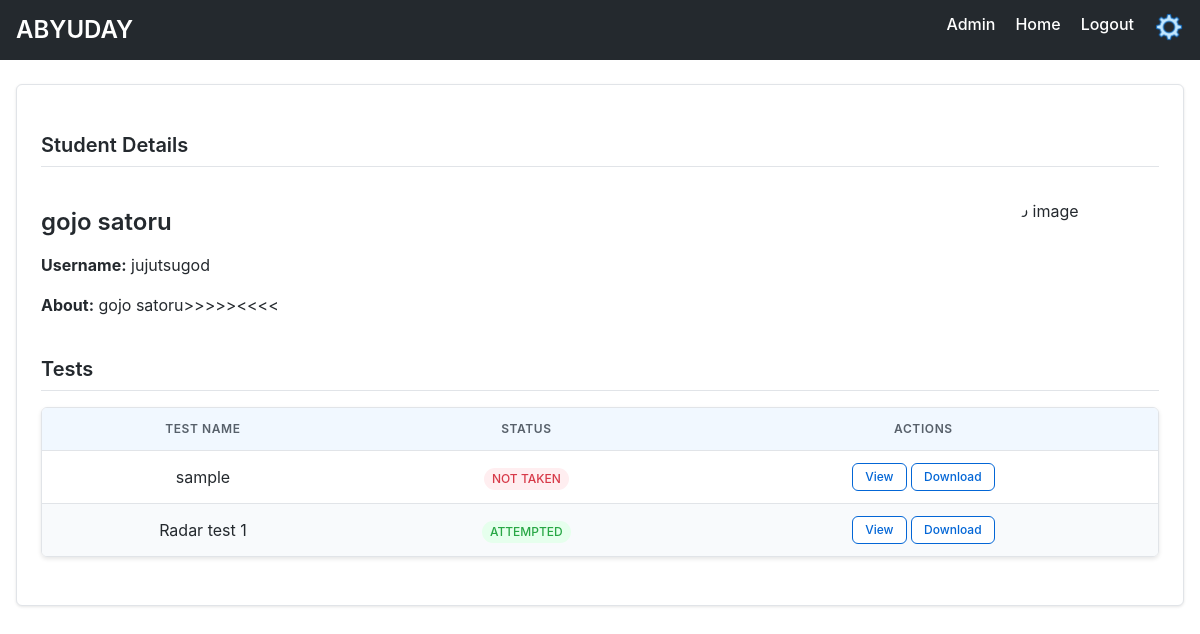
Before: /students/2/ (signed in) with the older database file.
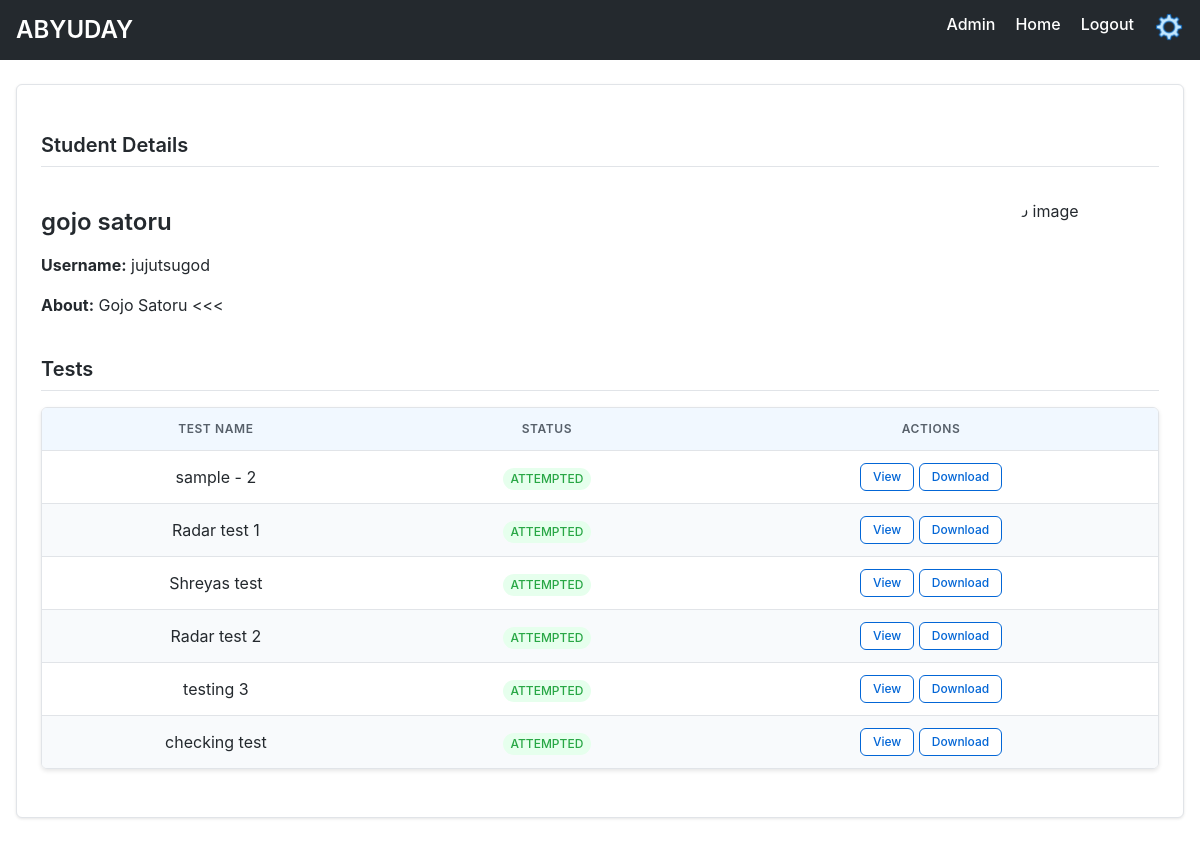
After: the same page with the newer database file.
### firstapp/models.py (models this page shows, shortened)
class Students(models.Model):
    name = models.OneToOneField(User, on_delete=models.CASCADE, limit_choices_to={'groups__name': 'Students'})
    teacher = models.ForeignKey(Teacher, related_name='students',on_delete=models.CASCADE)
    description = models.TextField(blank=True)
    display_profile = models.ImageField(upload_to='profile_pics',blank=True)
    added_at= models.DateTimeField(auto_now_add=True)

class Test(models.Model):
    teacher = models.ForeignKey(Teacher, related_name='tests', on_delete=models.CASCADE)
    test_data=models.JSONField()
    display_name = models.CharField(max_length=100)
    test_name=models.CharField(max_length=100)
    test_total_marks=models.PositiveBigIntegerField()
    file_path=models.CharField(max_length=1000)
    start_time=models.DateTimeField()
    end_time=models.DateTimeField()

### firstapp/views.py (the view)
# urls.py: path('students/<int:pk>/',views.studentdetail.as_view(),name='detail-student'),
class studentdetail(LoginRequiredMixin,DetailView):
    model=Students
    def get_context_data(self, **kwargs: Any) -> dict[str, Any]:
        context=super().get_context_data(**kwargs)
        student=self.get_object()
        tests=TestAttempt.objects.filter(student=student)
        attempted_tests = [attempt.test.id for attempt in tests]
        context["attempted_tests"]=attempted_tests
        return context

### firstapp/templatetags/firstapp_extras.py (called while the page is built)
@register.filter(is_safe=True)
def student_test_attempt_status(value,arg):
    correct_attempt=Students.objects.filter(
        test_history__test=arg,
        test_history__attempt_start__lte=arg.end_time
    )
    correct_attempt_names=[i.name.username for i in correct_attempt]
    if value.name.username in correct_attempt_names:
        return "Accepted"
    return "Late"

@register.filter(is_safe=True)
def get_teacher_id(value, arg=None):
    if arg is None:
        user=User.objects.get(pk=value)
        return Teacher.objects.get(name = user).id

### firstapp/templates/firstapp/students_detail.html (shortened to what this page needs)
{% extends "firstapp/base.html" %}
{% load firstapp_extras %}
{% load static %}
{% block style_block %}
<link rel="stylesheet" href="{% static 'firstapp/student_detail.css' %}">
{% endblock %}
{% block body_block %}
<div class="content-container">
    <h1 class="section-title">Student Details</h1>
    <div class="student-info" style="display: flex;justify-content: space-between;">
        <span>
            <h2>{{ students.name.first_name }} {{ students.name.last_name }}</h2>
            <p><strong>Username:</strong> {{ students.name.username }}</p>
            <p><strong>About:</strong> {{ students.description }}</p>
        </span>
        <span class="profile-pic-container">
            {% if students.display_profile %}
                <div class="profile-pic" style="background-image: url('{{ students.display_profile.url }}')"></div>
            {% else %}
                <p>no image</p>
            {% endif %}
        </span>
    </div>
    <div class="tests-container">
        <h2 class="section-title">Tests</h2>
        <table>
            <thead>
                <tr>
                    <th>Test Name</th>
                    <th>Status</th>
                    <th>Actions</th>
                </tr>
            </thead>
            <tbody>
                {% for test in students.teacher.tests.all %}
                <tr>
                    <td>{{ test.display_name }}</td>
                    <td>
                        {% if test.id in attempted_tests %}
                            {% if students|student_test_attempt_status:test == 'Accepted' %}
                                <span class="status-badge status-active">Attempted</span>
                            {% else %}
                                <span class="status-badge status-inactive">Not Taken</span>
                            {% endif %}
                        {% else %}
                            {%if  test.end_time|compare_timezone|compareTwo:'greater' %}
                                <span id="test-status-{{ test.id }}" class="status-badge status-active">Active</span>
                            {%else%}
                                <span class="status-badge status-inactive">Not Taken</span>
                            {% endif %}
                        {% endif %}
                    </td>
                    <td>
                        {% if test.id in attempted_tests %}
                            <a href="{% url 'firstapp:preview-test' id=test.id  stud_id=students.id %}" class="button button-outline button-small">View</a>
                            <a href="{% url 'firstapp:download-file' test.file_path %}" class="button button-outline button-small">Download</a>
                        {% endif %}
                    </td>
                </tr>
                {% endfor %}
            </tbody>
        </table>
    </div>
</div>
{% endblock %}

### firstapp/templates/firstapp/base.html (shortened to what this page needs)
<!DOCTYPE html>
{%load firstapp_extras%}
{% load static %}
<html lang="en">
  <head>
    <link
      rel="stylesheet"
      href="https://cdnjs.cloudflare.com/ajax/libs/font-awesome/6.0.0-beta3/css/all.min.css"
    />
    <link rel="stylesheet" href="{%static 'firstapp/base.css' %}">
    {% block style_block %}{% endblock %}
  </head>
  <body>
    <nav class="navbar">
      <div class="container navbar-content">
        <a href="/" class="brand">ABYUDAY</a>
        <ul class="nav-links">
          <li><a href="{% url 'admin:index' %}">Admin</a></li>
          <li><a href="/">Home</a></li>
          {% if user.is_authenticated %}
          <li><a href="{% url 'firstapp:logout' %}">Logout</a></li>
          {% if perms.firstapp.add_students %}
          <li><a href="{% url 'firstapp:update-teacher' pk=user.id|get_teacher_id %}"><img src="{% static 'firstapp/images/cogwheel.png'%} " width="30px" height="30px" alt="img"></a></li>
          {%endif%}
          {%endif%}
        </ul>
      </div>
    </nav>
    <div class="container">
      <div class="body_block">{% block body_block %} {% endblock %}</div>
    </div>
  </body>
</html>

### firstapp/static/firstapp/base.css (style rules this page uses)
:root { --color-bg: #ffffff; --color-text: #24292e; --color-gray: #6a737d; --color-border: #e1e4e8; --color-link: #0366d6; --color-btn: #2ea44f; --color-btn-hover: #22863a; --color-header-bg: #24292e; --color-header-text: #ffffff; --color-table-header: #f6f8fa; --color-table-row-even: #f8f9fa; --color-table-row-hover: #f1f8ff; }
body { font-family: -apple-system, BlinkMacSystemFont, "Segoe UI", "Noto Sans", Helvetica, Arial, sans-serif; line-height: 1.5; color: var(--color-text); background-color: var(--color-bg); margin: 0; padding: 0; }
.container { max-width: 1200px; margin: 0 auto; padding: 0 16px; }
.navbar { background-color: var(--color-header-bg); padding: 12px 0; }
.navbar-content { display: flex; justify-content: space-between; align-items: center; }
.brand { font-size: 24px; font-weight: 600; color: var(--color-header-text); text-decoration: none; }
.nav-links { list-style-type: none; padding: 0; margin: 0; display: flex; }
.nav-links li { margin-left: 20px; }
.nav-links li a { color: var(--color-header-text); text-decoration: none; font-weight: 500; transition: color 0.3s ease; }
.body_block { padding: 24px 0; }
h1, h2, h3 { margin-top: 24px; margin-bottom: 16px; font-weight: 600; line-height: 1.25; }
h1 { font-size: 32px; padding-bottom: 8px; border-bottom: 1px solid var(--color-border); }
h2 { font-size: 24px; }
.button { display: inline-block; padding: 6px 16px; font-size: 14px; font-weight: 500; line-height: 20px; text-align: center; white-space: nowrap; vertical-align: middle; cursor: pointer; user-select: none; border: 1px solid transparent; border-radius: 6px; transition: all 0.2s ease-in-out; text-decoration: none; }

### firstapp/static/firstapp/student_detail.css (style rules this page uses)
table { border-collapse: separate; border-spacing: 0; width: 100%; margin-bottom: 24px; border: 1px solid var(--color-border); border-radius: 6px; box-shadow: 0 2px 4px rgba(0, 0, 0, 0.1); overflow: hidden; }
thead { background-color: #f1f8ff; }
th, td { padding: 12px 16px; border-bottom: 1px solid var(--color-border); text-align: center; }
th { font-weight: 600; text-transform: uppercase; font-size: 12px; letter-spacing: 0.05em; color: #57606a; }
tbody tr:last-child td { border-bottom: none; }
tbody tr:nth-child(even) { background-color: #f8fafc; }
.button-outline { color: #0366d6; background-color: #ffffff; border-color: #0366d6; }
.button-small { padding: 3px 12px; font-size: 12px; line-height: 20px; }
.status-badge { display: inline-block; padding: 2px 8px; font-size: 12px; font-weight: 500; line-height: 18px; border-radius: 12px; text-transform: uppercase; }
.status-active { background-color: #e6ffed; color: #28a745; }
.content-container { background-color: #ffffff; border: 1px solid var(--color-border); border-radius: 6px; padding: 24px; margin-bottom: 24px; box-shadow: 0 1px 3px rgba(0, 0, 0, 0.1); }
.section-title { font-size: 20px; font-weight: 600; margin-bottom: 16px; padding-bottom: 8px; border-bottom: 1px solid var(--color-border); }
.student-info, .teacher-info { margin-bottom: 24px; }
.tests-container, .students-container { margin-top: 24px; }
.profile-pic-container { width: 150px; height: 150px; overflow: hidden; border-radius: 50%; }

Changed rows visible on the page:
changed Students "gojo": description "gojo satoru>>>>><<<<" → "Gojo Satoru <<<"
changed Test: display_name "sample" → "sample - 2"; end_time "NOT TAKEN" → "ATTEMPTED"
added Test: display_name "Shreyas test", shows "ATTEMPTED", shows "View"
added Test: display_name "Radar test 2", shows "ATTEMPTED", shows "View"
added Test: display_name "testing 3", shows "ATTEMPTED", shows "View"
added Test: display_name "checking test", shows "ATTEMPTED", shows "View"
